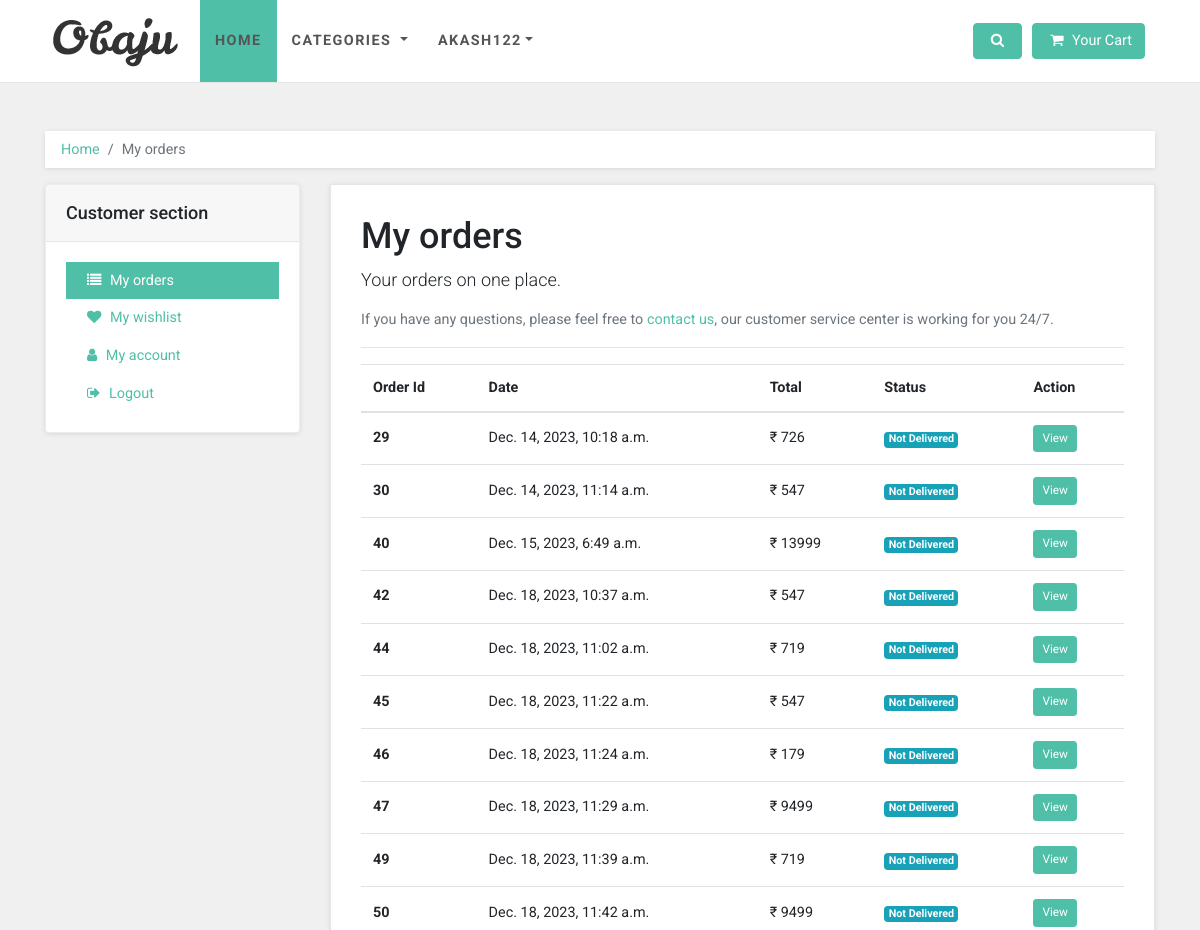
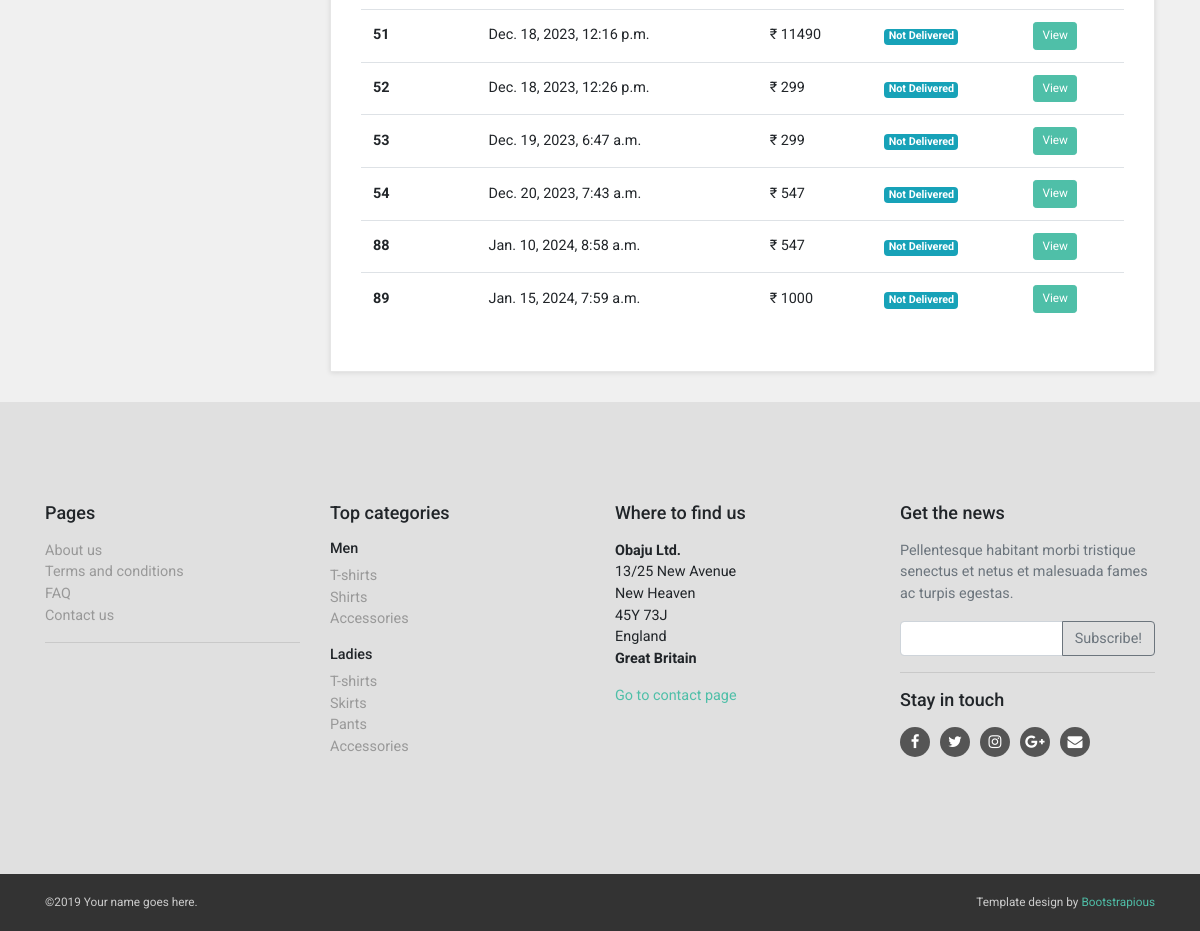
The app's page /orders/akash122 (signed in) with its own data (2 pictures, top to bottom).
### account/models.py (models this page shows)
class User(AbstractUser):
    mobile = models.CharField(max_length=20, blank=True)
    user_type = models.CharField(max_length=10, choices=user_choices, blank=True)
    profile_pic = models.ImageField(upload_to='static/', default='./static/default_profile_pic.webp', blank=True, null=True)
    objects = UserManager()
    USERNAME_FIELD = 'username'
    def __str__(self) -> str:
        return self.username

### orders/models.py (models this page shows, shortened)
class Order(models.Model):
    user = models.ForeignKey(User, on_delete=models.CASCADE)
    delivery_address = models.ForeignKey(Address, on_delete=models.SET_NULL, null=True)
    order_date = models.DateTimeField(auto_now_add=True)
    total_bill = models.IntegerField(blank=True, null=True)
    transaction_id = models.CharField(max_length=100, blank=True)
    payment_method = models.CharField(max_length=20, choices=payment_choices)
    is_delivered = models.BooleanField(default=False)
    is_confirmed = models.BooleanField(default=False)

### orders/views.py (the view)
# urls.py: path('orders/<str:id>', views.order),
@login_required(login_url='/register')
def order(request, id):
    price = {}
    data = Order.objects.filter(user=request.user)
    for x in data:
        sum = 0
        items = OrderItems.objects.filter(order=x)
        for y in items:
            sum += y.product.price * y.quantity
        price[x.id] = sum
    context = {
        'data' : data,
        'price' : price,
        'category' : ProductCategory.objects.all()
    }
    return render(request, 'order_template/customer-orders.html', context)

### templates/order_template/customer-orders.html (shortened to what this page needs)
{% extends '../base.html' %}
{% load static %}
{% block content %}
<div id="all">
  <div id="content">
    <div class="container">
      <div class="row">
        <div class="col-lg-12">
          <nav aria-label="breadcrumb">
            <ol class="breadcrumb">
              <li class="breadcrumb-item"><a href="#">Home</a></li>
              <li aria-current="page" class="breadcrumb-item active">My orders</li>
            </ol>
          </nav>
        </div>
        <div class="col-lg-3">
          <div class="card sidebar-menu">
            <div class="card-header">
              <h3 class="h4 card-title">Customer section</h3>
            </div>
            <div class="card-body">
              <ul class="nav nav-pills flex-column"><a href="/orders/{{user}}" class="nav-link active"><i
                    class="fa fa-list"></i> My orders</a><a href="/wishlist/{{user}}" class="nav-link"><i
                    class="fa fa-heart"></i> My wishlist</a><a href="/account/{{user}}" class="nav-link"><i
                    class="fa fa-user"></i> My account</a><a href="/logout/{{user}}" class="nav-link"><i
                    class="fa fa-sign-out"></i> Logout</a></ul>
            </div>
          </div>
        </div>
        <div id="customer-orders" class="col-lg-9">
          <div class="box">
            <h1>My orders</h1>
            <p class="lead">Your orders on one place.</p>
            <p class="text-muted">If you have any questions, please feel free to <a href="contact.html">contact us</a>,
              our customer service center is working for you 24/7.</p>
            <hr>
            <div class="table-responsive">
              <table class="table table-hover">
                <thead>
                  <tr>
                    <th>Order Id</th>
                    <th>Date</th>
                    <th>Total</th>
                    <th>Status</th>
                    <th>Action</th>
                  </tr>
                </thead>
                <tbody>
                  {% for item in data %}
                  <tr>
                    <th>{{item.id}}</th>
                    <td>{{item.order_date}}</td>
                    <td>&#8377; {{ item.total_bill }}</td>
                    <td><span class="badge badge-info">{% if order.is_delivered == True %} Delivered {% else %} Not Delivered {% endif %}</span></td>
                    <td><a href="/order-details/{{user}}/{{item.id}}" class="btn btn-primary btn-sm">View</a></td>
                  </tr>
                  {% endfor %}
                </tbody>
              </table>
            </div>
          </div>
        </div>
      </div>
    </div>
  </div>
</div>
{% endblock %}

### templates/base.html (shortened to what this page needs)
{% load static %}
<!DOCTYPE html>
<html>
<head>
  <link rel="stylesheet" href="{% static 'vendor/bootstrap/css/bootstrap.min.css' %}">
  <link rel="stylesheet" href="{% static 'vendor/font-awesome/css/font-awesome.min.css' %}">
  <link rel="stylesheet" href="{% static 'vendor/owl.carousel/assets/owl.carousel.css' %}">
  <link rel="stylesheet" href="{% static 'vendor/owl.carousel/assets/owl.theme.default.css' %}">
  <link rel="stylesheet" href="{% static 'css/style.default.css' %}" id="theme-stylesheet">
  <link rel="stylesheet" href="{% static 'css/custom.css' %}">
      <link rel="stylesheet" type="text/css" href="{% static 'toastr/toastr.min.css' %}" media="all">
    </head>
<body>
  <header class="header mb-5">
    <nav class="navbar navbar-expand-lg">
      <div class="container"><a class="navbar-brand home"><img src="{% static 'img/logo.png' %}"
            alt="Obaju logo" class="d-none d-md-inline-block"><img src="{% static 'img/logo-small.png' %}"
            alt="Obaju logo" class="d-inline-block d-md-none"><span class="sr-only">Shoppiee</span></a>
        <div id="navigation" class="collapse navbar-collapse">
          <ul class="navbar-nav mr-auto">
            <li class="nav-item"><a href="/" class="nav-link active">Home</a></li>
            <li class="nav-item dropdown menu-large"><a data-toggle="dropdown" data-hover="dropdown"
                data-delay="200" class="dropdown-toggle nav-link"> Categories <b class="caret"></b></a>
            </li>
            <li class="nav-item dropdown menu-large"><a data-toggle="dropdown" data-hover="dropdown"
                data-delay="200" class="dropdown-toggle nav-link">{{user}}<b class="caret"></b></a>
            </li>
          </ul>
          <div class="navbar-buttons d-flex justify-content-end">
            <div id="search-not-mobile" class="navbar-collapse collapse"></div><a data-toggle="collapse" href="#search"
              class="btn navbar-btn btn-primary d-none d-lg-inline-block"><span class="sr-only">Toggle search</span><i
                class="fa fa-search"></i></a>
            {% if user.is_authenticated %}
            <div id="basket-overview" class="navbar-collapse collapse d-none d-lg-block"><a href="../cart/{{user}}"
                class="btn btn-primary navbar-btn"><i class="fa fa-shopping-cart"></i><span> Your Cart </span></a>
            </div>
            {% endif %}
          </div>
        </div>
      </div>
    </nav>
  </header>
  {% block content %}
  {% endblock %}
  <div id="footer">
    <div class="container">
      <div class="row">
        <div class="col-lg-3 col-md-6">
          <h4 class="mb-3">Pages</h4>
          <ul class="list-unstyled">
            <li><a href="#">About us</a></li>
            <li><a href="#">Terms and conditions</a></li>
            <li><a href="#">FAQ</a></li>
            <li><a href="#">Contact us</a></li>
          </ul>
          <hr>
        </div>
        <div class="col-lg-3 col-md-6">
          <h4 class="mb-3">Top categories</h4>
          <h5>Men</h5>
          <ul class="list-unstyled">
            <li><a href="">T-shirts</a></li>
            <li><a href="">Shirts</a></li>
            <li><a href="">Accessories</a></li>
          </ul>
          <h5>Ladies</h5>
          <ul class="list-unstyled">
            <li><a href="">T-shirts</a></li>
            <li><a href="">Skirts</a></li>
            <li><a href="">Pants</a></li>
            <li><a href="">Accessories</a></li>
          </ul>
        </div>
        <div class="col-lg-3 col-md-6">
          <h4 class="mb-3">Where to find us</h4>
          <p><strong>Obaju Ltd.</strong><br>13/25 New Avenue<br>New Heaven<br>45Y 73J<br>England<br><strong>Great
              Britain</strong></p><a href="">Go to contact page</a>
        </div>
        <div class="col-lg-3 col-md-6">
          <h4 class="mb-3">Get the news</h4>
          <p class="text-muted">Pellentesque habitant morbi tristique senectus et netus et malesuada fames ac turpis
            egestas.</p>
          <form>
            <div class="input-group">
              <input type="text" class="form-control"><span class="input-group-append">
                <button type="button" class="btn btn-outline-secondary">Subscribe!</button></span>
            </div>
          </form>
          <hr>
          <h4 class="mb-3">Stay in touch</h4>
          <p class="social"><a href="#" class="facebook external"><i class="fa fa-facebook"></i></a><a href="#"
              class="twitter external"><i class="fa fa-twitter"></i></a><a href="#" class="instagram external"><i
                class="fa fa-instagram"></i></a><a href="#" class="gplus external"><i
                class="fa fa-google-plus"></i></a><a href="#" class="email external"><i class="fa fa-envelope"></i></a>
          </p>
        </div>
      </div>
    </div>
  </div>
  <div id="copyright">
    <div class="container">
      <div class="row">
        <div class="col-lg-6 mb-2 mb-lg-0">
          <p class="text-center text-lg-left">©2019 Your name goes here.</p>
        </div>
        <div class="col-lg-6">
          <p class="text-center text-lg-right">Template design by <a href="https://bootstrapious.com/">Bootstrapious</a>
          </p>
        </div>
      </div>
    </div>
  </div>
</body>
</html>

### records on screen
User: username "AKASH122"
Order: id "29", order_date "Dec. 14, 2023, 10:18 a.m.", total_bill "726"
Order: id "30", order_date "Dec. 14, 2023, 11:14 a.m.", total_bill "547"
Order: id "40", order_date "Dec. 15, 2023, 6:49 a.m.", total_bill "13999"
Order: id "42", order_date "Dec. 18, 2023, 10:37 a.m.", total_bill "547"
Order: id "44", order_date "Dec. 18, 2023, 11:02 a.m.", total_bill "719"
Order: id "45", order_date "Dec. 18, 2023, 11:22 a.m.", total_bill "547"
Order: id "46", order_date "Dec. 18, 2023, 11:24 a.m.", total_bill "179"
Order: id "47", order_date "Dec. 18, 2023, 11:29 a.m.", total_bill "9499"
Order: id "49", order_date "Dec. 18, 2023, 11:39 a.m.", total_bill "719"
Order: id "50", order_date "Dec. 18, 2023, 11:42 a.m.", total_bill "9499"
Order: id "51", order_date "Dec. 18, 2023, 12:16 p.m.", total_bill "11490"
Order: id "52", order_date "Dec. 18, 2023, 12:26 p.m.", total_bill "299"
Order: id "53", order_date "Dec. 19, 2023, 6:47 a.m.", total_bill "299"
Order: id "54", order_date "Dec. 20, 2023, 7:43 a.m.", total_bill "547"
Order: id "88", order_date "Jan. 10, 2024, 8:58 a.m.", total_bill "547"
Order: id "89", order_date "Jan. 15, 2024, 7:59 a.m.", total_bill "1000"
